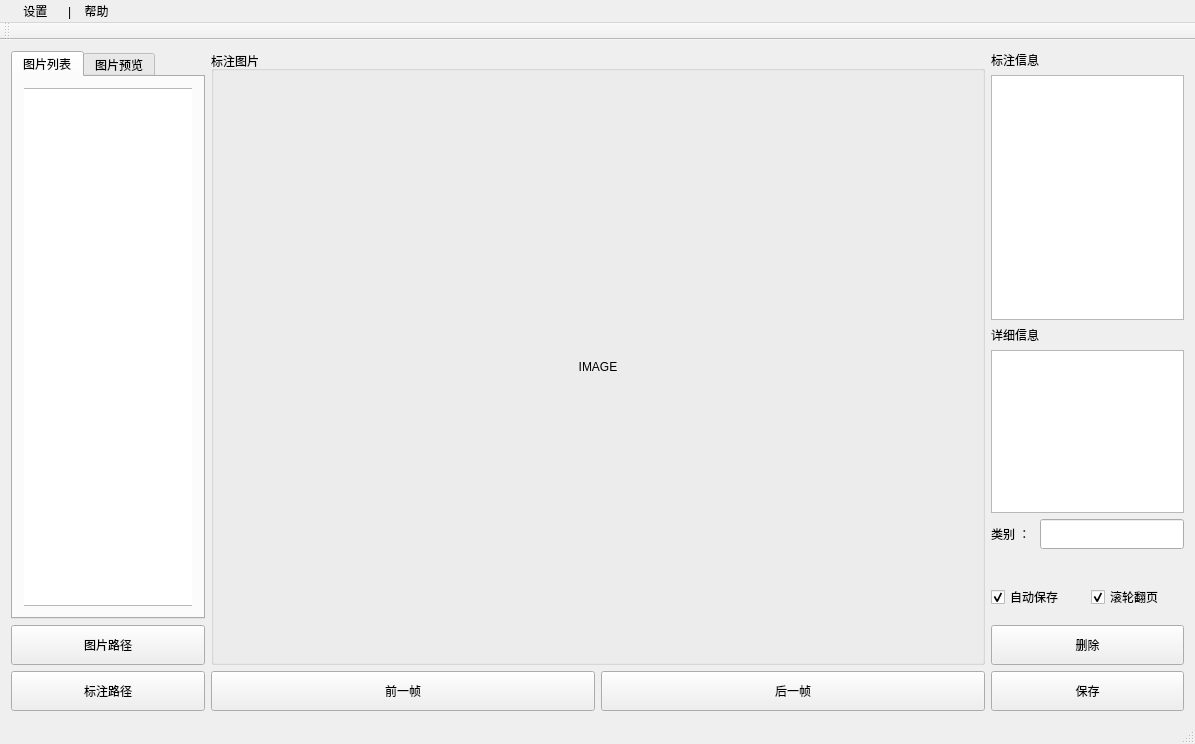
<?xml version="1.0" encoding="UTF-8"?>
<ui version="4.0">
 <class>MainWindow</class>
 <widget class="QMainWindow" name="MainWindow">
  <property name="geometry">
   <rect>
    <x>0</x>
    <y>0</y>
    <width>1195</width>
    <height>744</height>
   </rect>
  </property>
  <property name="windowTitle">
   <string>MainWindow</string>
  </property>
  <widget class="QWidget" name="centralWidget">
   <layout class="QHBoxLayout" name="horizontalLayout_6">
    <item>
     <layout class="QHBoxLayout" name="horizontalLayout_5" stretch="2,8,2">
      <item>
       <layout class="QVBoxLayout" name="verticalLayout_5">
        <item>
         <widget class="QTabWidget" name="tabWidgetPicList">
          <property name="maximumSize">
           <size>
            <width>250</width>
            <height>16777215</height>
           </size>
          </property>
          <property name="styleSheet">
           <string notr="true">QTabWidget
{
	padding: 0px;
}</string>
          </property>
          <property name="currentIndex">
           <number>0</number>
          </property>
          <widget class="QWidget" name="tabPicList">
           <attribute name="title">
            <string>图片列表</string>
           </attribute>
           <layout class="QVBoxLayout" name="verticalLayout">
            <item>
             <widget class="QListView" name="listViewPicList">
              <property name="styleSheet">
               <string notr="true">QListView
{
	padding: 0px;
	margin: 0px;
	border-left: 0px;
	border-right: 0px;
}</string>
              </property>
             </widget>
            </item>
           </layout>
          </widget>
          <widget class="QWidget" name="tabPicPreScan">
           <attribute name="title">
            <string>图片预览</string>
           </attribute>
           <layout class="QVBoxLayout" name="verticalLayout_2">
            <item>
             <widget class="QListWidget" name="listWidgetPicPreScan">
              <property name="styleSheet">
               <string notr="true">QListWidget
{
	padding: 0px;
	border: 0px;
	margin: 1px;
}</string>
              </property>
             </widget>
            </item>
           </layout>
          </widget>
         </widget>
        </item>
        <item>
         <widget class="QPushButton" name="pushButtonImagePath">
          <property name="minimumSize">
           <size>
            <width>0</width>
            <height>40</height>
           </size>
          </property>
          <property name="text">
           <string>图片路径</string>
          </property>
         </widget>
        </item>
        <item>
         <widget class="QPushButton" name="pushButtonLabelPath">
          <property name="minimumSize">
           <size>
            <width>0</width>
            <height>40</height>
           </size>
          </property>
          <property name="text">
           <string>标注路径</string>
          </property>
         </widget>
        </item>
       </layout>
      </item>
      <item>
       <layout class="QVBoxLayout" name="verticalLayout_4">
        <item>
         <widget class="QGroupBox" name="groupBox_2">
          <property name="title">
           <string>标注图片</string>
          </property>
          <layout class="QHBoxLayout" name="horizontalLayout">
           <item>
            <widget class="WLabel" name="labelCurrentLabelImage">
             <property name="sizePolicy">
              <sizepolicy hsizetype="Preferred" vsizetype="Expanding">
               <horstretch>0</horstretch>
               <verstretch>0</verstretch>
              </sizepolicy>
             </property>
             <property name="text">
              <string>IMAGE</string>
             </property>
             <property name="alignment">
              <set>Qt::AlignCenter</set>
             </property>
            </widget>
           </item>
          </layout>
         </widget>
        </item>
        <item>
         <layout class="QHBoxLayout" name="horizontalLayout_3">
          <item>
           <widget class="QPushButton" name="pushButtonPreImage">
            <property name="minimumSize">
             <size>
              <width>0</width>
              <height>40</height>
             </size>
            </property>
            <property name="text">
             <string>前一帧</string>
            </property>
           </widget>
          </item>
          <item>
           <widget class="QPushButton" name="pushButtonNextImage">
            <property name="minimumSize">
             <size>
              <width>0</width>
              <height>40</height>
             </size>
            </property>
            <property name="text">
             <string>后一帧</string>
            </property>
           </widget>
          </item>
         </layout>
        </item>
       </layout>
      </item>
      <item>
       <layout class="QVBoxLayout" name="verticalLayout_6" stretch="0,3,0,2,0,0,0,0,0">
        <item>
         <widget class="QLabel" name="label_4">
          <property name="text">
           <string>标注信息</string>
          </property>
         </widget>
        </item>
        <item>
         <widget class="QListView" name="listViewLabelList">
          <property name="styleSheet">
           <string notr="true">QListWidget
{
	padding: 0px;
}</string>
          </property>
         </widget>
        </item>
        <item>
         <widget class="QLabel" name="label_2">
          <property name="text">
           <string>详细信息</string>
          </property>
         </widget>
        </item>
        <item>
         <widget class="QTextBrowser" name="textBrowserLabelInfo"/>
        </item>
        <item>
         <layout class="QHBoxLayout" name="horizontalLayout_4" stretch="0,0">
          <item>
           <widget class="QLabel" name="label_3">
            <property name="text">
             <string>类别 ： </string>
            </property>
           </widget>
          </item>
          <item>
           <widget class="QLineEdit" name="lineEditLabelClass">
            <property name="minimumSize">
             <size>
              <width>0</width>
              <height>30</height>
             </size>
            </property>
           </widget>
          </item>
         </layout>
        </item>
        <item>
         <spacer name="verticalSpacer">
          <property name="orientation">
           <enum>Qt::Vertical</enum>
          </property>
          <property name="sizeHint" stdset="0">
           <size>
            <width>20</width>
            <height>30</height>
           </size>
          </property>
         </spacer>
        </item>
        <item>
         <layout class="QHBoxLayout" name="horizontalLayout_2">
          <item>
           <widget class="QCheckBox" name="checkBoxAutoSave">
            <property name="text">
             <string>自动保存</string>
            </property>
            <property name="checked">
             <bool>true</bool>
            </property>
           </widget>
          </item>
          <item>
           <widget class="QCheckBox" name="checkBoxWheelScroll">
            <property name="text">
             <string>滚轮翻页</string>
            </property>
            <property name="checked">
             <bool>true</bool>
            </property>
           </widget>
          </item>
         </layout>
        </item>
        <item>
         <spacer name="verticalSpacer_2">
          <property name="orientation">
           <enum>Qt::Vertical</enum>
          </property>
          <property name="sizeHint" stdset="0">
           <size>
            <width>20</width>
            <height>10</height>
           </size>
          </property>
         </spacer>
        </item>
        <item>
         <layout class="QVBoxLayout" name="verticalLayout_3">
          <item>
           <widget class="QPushButton" name="pushButtonDelLabel">
            <property name="minimumSize">
             <size>
              <width>0</width>
              <height>40</height>
             </size>
            </property>
            <property name="text">
             <string>删除</string>
            </property>
           </widget>
          </item>
          <item>
           <widget class="QPushButton" name="pushButtonSaveLabel">
            <property name="minimumSize">
             <size>
              <width>0</width>
              <height>40</height>
             </size>
            </property>
            <property name="styleSheet">
             <string notr="true"/>
            </property>
            <property name="text">
             <string>保存</string>
            </property>
           </widget>
          </item>
         </layout>
        </item>
       </layout>
      </item>
     </layout>
    </item>
   </layout>
  </widget>
  <widget class="QMenuBar" name="menuBar">
   <property name="geometry">
    <rect>
     <x>0</x>
     <y>0</y>
     <width>1195</width>
     <height>23</height>
    </rect>
   </property>
   <widget class="QMenu" name="menu">
    <property name="title">
     <string>|    帮助    </string>
    </property>
    <addaction name="actionTourial"/>
    <addaction name="actionAbout"/>
   </widget>
   <widget class="QMenu" name="menu_2">
    <property name="title">
     <string>    设置  </string>
    </property>
    <addaction name="actionImagePath"/>
    <addaction name="actionAnnotationPath"/>
   </widget>
   <addaction name="menu_2"/>
   <addaction name="menu"/>
  </widget>
  <widget class="QToolBar" name="mainToolBar">
   <attribute name="toolBarArea">
    <enum>TopToolBarArea</enum>
   </attribute>
   <attribute name="toolBarBreak">
    <bool>false</bool>
   </attribute>
  </widget>
  <widget class="QStatusBar" name="statusBar"/>
  <action name="actionTourial">
   <property name="text">
    <string>使用说明</string>
   </property>
  </action>
  <action name="actionAbout">
   <property name="text">
    <string>关于</string>
   </property>
   <property name="toolTip">
    <string>关于</string>
   </property>
  </action>
  <action name="actionImagePath">
   <property name="text">
    <string>图片路径</string>
   </property>
  </action>
  <action name="actionAnnotationPath">
   <property name="text">
    <string>标注路径</string>
   </property>
  </action>
 </widget>
 <layoutdefault spacing="6" margin="11"/>
 <customwidgets>
  <customwidget>
   <class>WLabel</class>
   <extends>QLabel</extends>
   <header>../src/wlabel.h</header>
  </customwidget>
 </customwidgets>
 <resources/>
 <connections/>
</ui>
